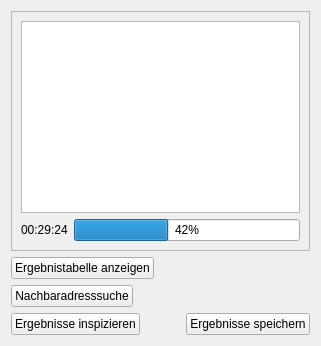
      <widget class="QWidget" name="useraccess_tab">
       <attribute name="title">
        <string>Ergebnis</string>
       </attribute>
       <layout class="QVBoxLayout" name="verticalLayout_2">
        <item>
         <widget class="QFrame" name="frame">
          <property name="autoFillBackground">
           <bool>true</bool>
          </property>
          <property name="frameShape">
           <enum>QFrame::StyledPanel</enum>
          </property>
          <property name="frameShadow">
           <enum>QFrame::Sunken</enum>
          </property>
          <layout class="QVBoxLayout" name="verticalLayout_7">
           <item>
            <widget class="QPlainTextEdit" name="progresstextoutput_textedit">
             <property name="documentTitle">
              <string/>
             </property>
             <property name="readOnly">
              <bool>true</bool>
             </property>
             <property name="backgroundVisible">
              <bool>false</bool>
             </property>
            </widget>
           </item>
           <item>
            <layout class="QHBoxLayout" name="horizontalLayout_6">
             <property name="topMargin">
              <number>0</number>
             </property>
             <item>
              <widget class="QLabel" name="elapsed_time_label">
               <property name="text">
                <string>00:29:24</string>
               </property>
              </widget>
             </item>
             <item>
              <widget class="QProgressBar" name="geocodingprogress_progressbar">
               <property name="value">
                <number>42</number>
               </property>
               <property name="orientation">
                <enum>Qt::Horizontal</enum>
               </property>
               <property name="invertedAppearance">
                <bool>false</bool>
               </property>
               <property name="textDirection">
                <enum>QProgressBar::TopToBottom</enum>
               </property>
              </widget>
             </item>
            </layout>
           </item>
          </layout>
         </widget>
        </item>
        <item>
         <widget class="QPushButton" name="showattributtable_button">
          <property name="sizePolicy">
           <sizepolicy hsizetype="Fixed" vsizetype="Fixed">
            <horstretch>0</horstretch>
            <verstretch>0</verstretch>
           </sizepolicy>
          </property>
          <property name="toolTip">
           <string>&lt;html&gt;&lt;head/&gt;&lt;body&gt;&lt;p&gt;Lassen Sie sich eine Tabelle mit den entsprechenden Geokodierungsergebnissen und Eingangswerten anzeigen (Attributtabelle des Ergebnislayers).&lt;/p&gt;&lt;p&gt;In der Tabelle haben Sie die Möglichkeit die Informationen zu sortieren, nach Informationen zu suchen, Informationen zu bearbeiten und Informationen zu markieren und auf deren Position in der Karte zu springen.&lt;/p&gt;&lt;/body&gt;&lt;/html&gt;</string>
          </property>
          <property name="text">
           <string>Ergebnistabelle anzeigen</string>
          </property>
          <property name="icon">
           <iconset>
            <normaloff>icons/20190619_iconset_mob_wborders_specify_2.png</normaloff>icons/20190619_iconset_mob_wborders_specify_2.png</iconset>
          </property>
         </widget>
        </item>
        <item>
         <widget class="QPushButton" name="reversegeocoding_button">
          <property name="sizePolicy">
           <sizepolicy hsizetype="Fixed" vsizetype="Fixed">
            <horstretch>0</horstretch>
            <verstretch>0</verstretch>
           </sizepolicy>
          </property>
          <property name="toolTip">
           <string>&lt;html&gt;&lt;head/&gt;&lt;body&gt;&lt;p&gt;Mit diesem Tool können Sie die vom BKGGeocoder automatisch ermittelte Position bzw. zugewiesenen Adressangaben manuell verändern. &lt;/p&gt;&lt;p&gt;Nach dem manuellen Verschieben eines Objektes, wird Ihnen ein PopUp-Fenster mit den fünf nächstgelegenen Adressen und die dazugehörige Symbole in der Kartenansicht angezeigt.&lt;/p&gt;&lt;/body&gt;&lt;/html&gt;</string>
          </property>
          <property name="text">
           <string>Nachbaradresssuche</string>
          </property>
          <property name="icon">
           <iconset>
            <normaloff>icons/20190619_iconset_mob_wborders_reverse_geocoding_1.png</normaloff>icons/20190619_iconset_mob_wborders_reverse_geocoding_1.png</iconset>
          </property>
          <property name="checkable">
           <bool>true</bool>
          </property>
          <property name="autoRepeat">
           <bool>false</bool>
          </property>
          <property name="autoExclusive">
           <bool>true</bool>
          </property>
         </widget>
        </item>
        <item>
         <layout class="QHBoxLayout" name="horizontalLayout_7">
          <property name="topMargin">
           <number>0</number>
          </property>
          <item>
           <widget class="QPushButton" name="featurepicker_button">
            <property name="sizePolicy">
             <sizepolicy hsizetype="Fixed" vsizetype="Fixed">
              <horstretch>0</horstretch>
              <verstretch>0</verstretch>
             </sizepolicy>
            </property>
            <property name="toolTip">
             <string>&lt;html&gt;&lt;head/&gt;&lt;body&gt;&lt;p&gt;Gibt es für ein Objekt mehrere Treffer, so können Sie sich hier die Treffer mit geringerer Güte anzeigen lassen und ggf. einen der Treffer übernehmen. &lt;/p&gt;&lt;/body&gt;&lt;/html&gt;</string>
            </property>
            <property name="text">
             <string>Ergebnisse inspizieren</string>
            </property>
            <property name="icon">
             <iconset>
              <normaloff>icons/20190619_iconset_mob_wborders_reverse_geocoding_1.png</normaloff>icons/20190619_iconset_mob_wborders_reverse_geocoding_1.png</iconset>
            </property>
            <property name="checkable">
             <bool>true</bool>
            </property>
            <property name="autoRepeat">
             <bool>false</bool>
            </property>
            <property name="autoExclusive">
             <bool>true</bool>
            </property>
           </widget>
          </item>
          <item>
           <spacer name="horizontalSpacer">
            <property name="orientation">
             <enum>Qt::Horizontal</enum>
            </property>
            <property name="sizeHint" stdset="0">
             <size>
              <width>40</width>
              <height>20</height>
             </size>
            </property>
           </spacer>
          </item>
          <item>
           <widget class="QPushButton" name="exportcsv_button">
            <property name="sizePolicy">
             <sizepolicy hsizetype="Fixed" vsizetype="Fixed">
              <horstretch>0</horstretch>
              <verstretch>0</verstretch>
             </sizepolicy>
            </property>
            <property name="toolTip">
             <string>&lt;html&gt;&lt;head/&gt;&lt;body&gt;&lt;p&gt;Sichern Sie Ihre Ergebnisse in Ihrem gewünschten Dateiformat.&lt;/p&gt;&lt;/body&gt;&lt;/html&gt;</string>
            </property>
            <property name="layoutDirection">
             <enum>Qt::LeftToRight</enum>
            </property>
            <property name="text">
             <string>Ergebnisse speichern</string>
            </property>
            <property name="icon">
             <iconset>
              <normaloff>icons/20190619_iconset_mob_wborders_save_1.png</normaloff>icons/20190619_iconset_mob_wborders_save_1.png</iconset>
            </property>
            <property name="iconSize">
             <size>
              <width>16</width>
              <height>16</height>
             </size>
            </property>
           </widget>
          </item>
         </layout>
        </item>
       </layout>
      </widget>
